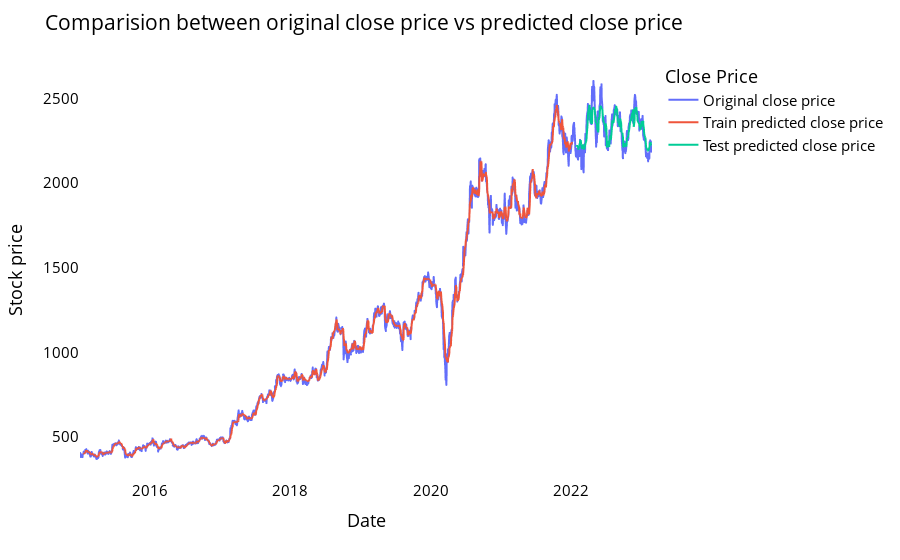

The code cell stored with this chart in its notebook:
### Markdown cell above
### Comparision between original stock close price vs predicted close price

### Code cell
# shift train predictions for plotting

look_back=time_step
trainPredictPlot = np.empty_like(closedf)
trainPredictPlot[:, :] = np.nan
trainPredictPlot[look_back:len(train_predict)+look_back, :] = train_predict
print("Train predicted data: ", trainPredictPlot.shape)

# shift test predictions for plotting
testPredictPlot = np.empty_like(closedf)
testPredictPlot[:, :] = np.nan
testPredictPlot[len(train_predict)+(look_back*2)+1:len(closedf)-1, :] = test_predict
print("Test predicted data: ", testPredictPlot.shape)

names = cycle(['Original close price','Train predicted close price','Test predicted close price'])

plotdf = pd.DataFrame({'Date': close_stock['Date'],
                       'original_close': close_stock['Close'],
                      'train_predicted_close': trainPredictPlot.reshape(1,-1)[0].tolist(),
                      'test_predicted_close': testPredictPlot.reshape(1,-1)[0].tolist()})

fig = px.line(plotdf,x=plotdf['Date'], y=[plotdf['original_close'],plotdf['train_predicted_close'],
                                          plotdf['test_predicted_close']],
              labels={'value':'Stock price','Date': 'Date'})
fig.update_layout(title_text='Comparision between original close price vs predicted close price',
                  plot_bgcolor='white', font_size=15, font_color='black',legend_title_text='Close Price')
fig.for_each_trace(lambda t:  t.update(name = next(names)))

fig.update_xaxes(showgrid=False)
fig.update_yaxes(showgrid=False)
fig.show()

### Figure 1 — Plotly figure (JSON) as saved in the notebook; plotly's stock layout.template omitted (floating-point values rounded to 4 significant figures; data arrays with more than 128 entries replaced by an {"elided": "..."} marker saying what was removed)
{"data": [{"hovertemplate": "variable=original_close<br>Date=%{x}<br>Stock price=%{y}<extra></extra>", "legendgroup": "original_close", "line": {"color": "#636efa", "dash": "solid"}, "marker": {"symbol": "circle"}, "mode": "lines", "name": "Original close price", "showlegend": true, "type": "scattergl", "x": {"elided": "2016 str values"}, "xaxis": "x", "y": {"elided": "2016 float values"}, "yaxis": "y"}, {"hovertemplate": "variable=train_predicted_close<br>Date=%{x}<br>Stock price=%{y}<extra></extra>", "legendgroup": "train_predicted_close", "line": {"color": "#EF553B", "dash": "solid"}, "marker": {"symbol": "circle"}, "mode": "lines", "name": "Train predicted close price", "showlegend": true, "type": "scattergl", "x": {"elided": "2016 str values"}, "xaxis": "x", "y": {"elided": "2016 float values"}, "yaxis": "y"}, {"hovertemplate": "variable=test_predicted_close<br>Date=%{x}<br>Stock price=%{y}<extra></extra>", "legendgroup": "test_predicted_close", "line": {"color": "#00cc96", "dash": "solid"}, "marker": {"symbol": "circle"}, "mode": "lines", "name": "Test predicted close price", "showlegend": true, "type": "scattergl", "x": {"elided": "2016 str values"}, "xaxis": "x", "y": {"elided": "2016 float values"}, "yaxis": "y"}], "layout": {"font": {"color": "black", "size": 15}, "legend": {"title": {"text": "Close Price"}, "tracegroupgap": 0}, "margin": {"t": 60}, "plot_bgcolor": "white", "title": {"text": "Comparision between original close price vs predicted close price"}, "xaxis": {"anchor": "y", "domain": [0, 1], "showgrid": false, "title": {"text": "Date"}}, "yaxis": {"anchor": "x", "domain": [0, 1], "showgrid": false, "title": {"text": "Stock price"}}}}
